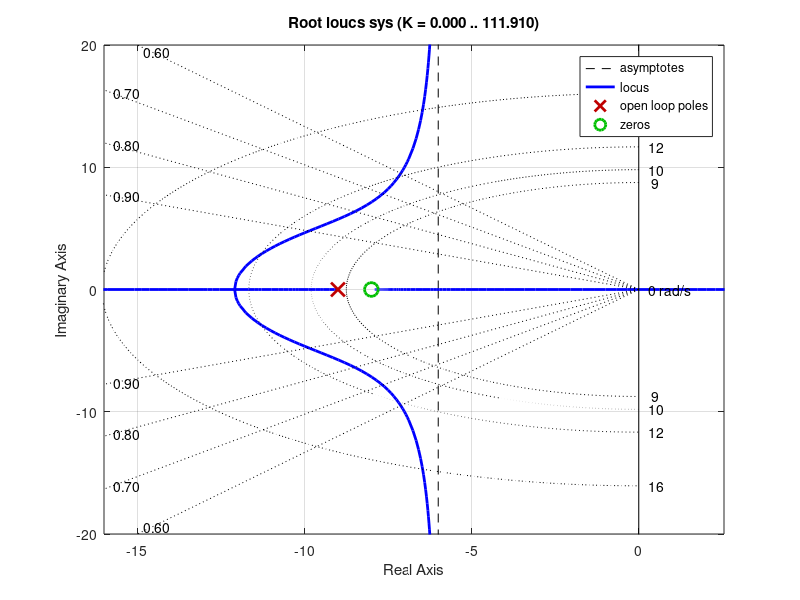

Here is the MATLAB script that generated this plot:
%HD
clc
clear
close all

%define variables
k = 1;
%transfer function
sys = tf([k 8*k],[0.05 1 -4.05 -81]);
%plot root locus
figure1 = figure;
rlocus(sys)
xlim([-16 1])
ylim([-20 20])

%input zeta and wn, vectorise from minimum value to arbitrary value
zeta = linspace(0.6,0.9,4);
wd = 7;
wn = wd./sqrt(1 - zeta.^2);
sgrid(zeta,wn)